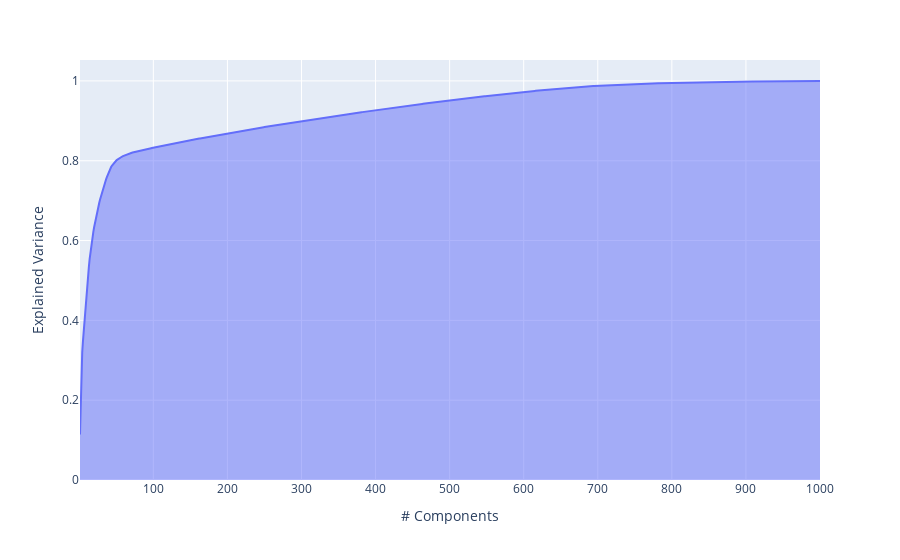

The notebook cell this image was saved under:
### Code cell
import plotly.express as px
exp_var_cumul = np.cumsum(pca.explained_variance_ratio_)

px.area(
    x=range(1, exp_var_cumul.shape[0] + 1),
    y=exp_var_cumul,
    labels={"x": "# Components", "y": "Explained Variance"}
)

### Figure 1 — Plotly figure (JSON) as saved in the notebook; plotly's stock layout.template omitted (floating-point values rounded to 4 significant figures; data arrays with more than 128 entries replaced by an {"elided": "..."} marker saying what was removed)
{"data": [{"fillpattern": {"shape": ""}, "hovertemplate": "# Components=%{x}<br>Explained Variance=%{y}<extra></extra>", "legendgroup": "", "line": {"color": "#636efa"}, "marker": {"symbol": "circle"}, "mode": "lines", "name": "", "orientation": "v", "showlegend": false, "stackgroup": "1", "type": "scatter", "x": {"elided": "1000 int values"}, "xaxis": "x", "y": {"elided": "1000 float values"}, "yaxis": "y"}], "layout": {"legend": {"tracegroupgap": 0}, "margin": {"t": 60}, "xaxis": {"anchor": "y", "domain": [0, 1], "title": {"text": "# Components"}}, "yaxis": {"anchor": "x", "domain": [0, 1], "title": {"text": "Explained Variance"}}}}
